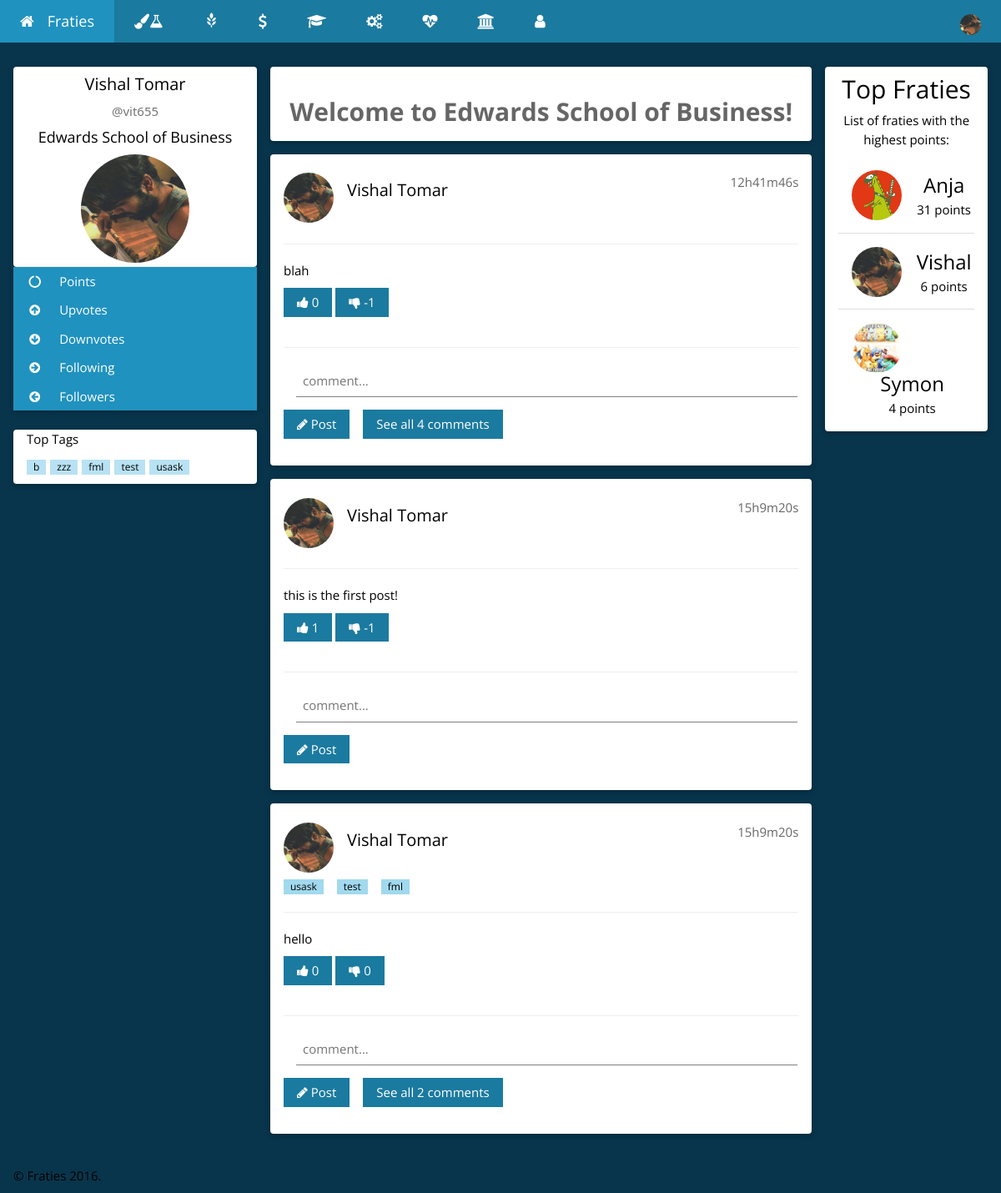
Screenshot of /ESB.php (signed in) with the database file from the repository.
### tables this page shows
CREATE TABLE `users` (
  `userID` int(254) UNSIGNED NOT NULL,
  `userNSID` varchar(100) NOT NULL,
  `userPassword` varchar(100) NOT NULL,
  `userFirstName` varchar(500) NOT NULL,
  `userLastName` varchar(500) NOT NULL,
  `userCollege` varchar(500) NOT NULL,
  `userImagePath` varchar(1000) NOT NULL,
  `userPoints` int(254) NOT NULL DEFAULT '0',
  `userUpvotes` int(254) NOT NULL DEFAULT '0',
  `userDownvotes` int(254) NOT NULL DEFAULT '0',
  `userActive` tinyint(1) NOT NULL DEFAULT '0',
  `userFollowers` int(11) NOT NULL DEFAULT '0',
  `userFollowing` int(10) UNSIGNED NOT NULL DEFAULT '0'
);

CREATE TABLE `posts` (
  `postID` int(254) UNSIGNED NOT NULL,
  `userNSID` varchar(100) NOT NULL,
  `userCollege` varchar(500) NOT NULL,
  `postText` varchar(150) NOT NULL,
  `postUpVotes` int(254) NOT NULL DEFAULT '0',
  `postDownVotes` int(254) NOT NULL DEFAULT '0',
  `postComments` int(254) NOT NULL DEFAULT '0',
  `postTime` timestamp NOT NULL DEFAULT CURRENT_TIMESTAMP ON UPDATE CURRENT_TIMESTAMP
);

CREATE TABLE `tags` (
  `tagID` int(254) UNSIGNED NOT NULL,
  `postID` int(254) UNSIGNED NOT NULL,
  `tagText` varchar(150) NOT NULL
);

### Login/Controller/userClass.php (called while the page is built, shortened)
<?php
    function displayUserDB(){
        $connection = connect();
        $query = "SELECT * ";
        $query .= "FROM `users` ";
        $query .= "ORDER BY userPoints DESC LIMIT 10";
        $result = mysqli_query($connection, $query);
        if (mysqli_num_rows($result) > 0) {
            return $result;
        } else {
            return false;
        }
    }
    function getFirstName($nsid){
        $connection = connect();
        $nsid = mysqli_real_escape_string($connection, $nsid);
        $query = "SELECT * ";
        $query .= "FROM `users` ";
        $query .= "WHERE `userNSID` = '$nsid' ";
        $result = mysqli_query($connection, $query);
        if (mysqli_num_rows($result) == 1) {
            while($row = mysqli_fetch_assoc($result)) {
                return $row["userFirstName"];
            }
        } else if(mysqli_num_rows($result) > 1){
            return false;
        } else {
            return false;
        }
    }
    function getLastName($nsid){
        $connection = connect();
        $nsid = mysqli_real_escape_string($connection, $nsid);
        $query = "SELECT * ";
        $query .= "FROM `users` ";
        $query .= "WHERE `userNSID` = '$nsid' ";
        $result = mysqli_query($connection, $query);
        if (mysqli_num_rows($result) == 1) {
            while($row = mysqli_fetch_assoc($result)) {
                return $row["userLastName"];
            }
        } else if(mysqli_num_rows($result) > 1){
            return false;
        } else {
            return false;
        }
    }
    function getImagePath($nsid){
        $connection = connect();
        $nsid = mysqli_real_escape_string($connection, $nsid);
        $query = "SELECT * ";
        $query .= "FROM `users` ";
        $query .= "WHERE `userNSID` = '$nsid' ";
        $result = mysqli_query($connection, $query);
        if (mysqli_num_rows($result) == 1) {
            while($row = mysqli_fetch_assoc($result)) {
                return $row["userImagePath"];
            }
        } else if(mysqli_num_rows($result) > 1){
            return false;
        } else {
            return false;
        }
    }
    function getCollege($nsid){
        $connection = connect();
        $nsid = mysqli_real_escape_string($connection, $nsid);
        $query = "SELECT * ";
        $query .= "FROM `users` ";
        $query .= "WHERE `userNSID` = '$nsid' ";
        $result = mysqli_query($connection, $query);
        if (mysqli_num_rows($result) == 1) {
            while($row = mysqli_fetch_assoc($result)) {
                return $row["userCollege"];
            }
        } else if(mysqli_num_rows($result) > 1){
            return false;
        } else {
            return false;
        }
    }
?>

### Post/Controller/postClass.php (called while the page is built, shortened)
<?php
    function displayPostsOfESB(){
        $connection = connect();
        $query = "SELECT * FROM `posts`";
        $query .= "WHERE `userCollege` = 'Edwards School of Business' ";
        $query .= "ORDER BY `postTime` DESC";
        $result = mysqli_query($connection, $query);
        if (mysqli_num_rows($result) > 0) {
            return $result;
        } else {
            return false;
        }
}
    function secondsToString($secs){
    $bit = array(
        'y' => $secs / 31556926 % 12,
        'w' => $secs / 604800 % 52,
        'd' => $secs / 86400 % 7,
        'h' => $secs / 3600 % 24,
        'm' => $secs / 60 % 60,
        's' => $secs % 60
        );
    foreach($bit as $k => $v)
        if($v > 0)$ret[] = $v . $k;
    return join('', $ret);
}
?>

### ESB.php (the view, shortened to what this page needs)
<?php
    require_once 'Login/Controller/userClass.php';
    require_once 'Post/Controller/postClass.php';
    require_once 'Post/Controller/postTag.php';
    $NSID = $_SESSION["userNSID"];
    if(getUserActiveStatus($NSID)==1){
        $FirstName = getFirstName($NSID);
        $LastName = getLastName($NSID);
        $ImagePath = getImagePath($NSID);
        $College = getCollege($NSID);
    } else {
        header('Location: index.php');
        exit;
    }
?>
<!DOCTYPE html>
<html>
<head>
   <link rel="stylesheet" href="https://maxcdn.bootstrapcdn.com/bootstrap/3.3.7/css/bootstrap.min.css">
    <link rel="stylesheet" href="CSS/homeTheme.css">
    <link rel="stylesheet" href="https://cdnjs.cloudflare.com/ajax/libs/font-awesome/4.6.3/css/font-awesome.min.css">
</head>
<body class="w3-theme-l5">
<div class="w3-top">
 <ul class="w3-navbar w3-theme-d5 w3-left-align w3-large">
  <li><a href="home.php" title="Go home!" class="w3-padding-large w3-theme-d4"><i class="fa fa-home w3-margin-right"></i>Fraties</a></li>
  <li class="w3-hide-small"><a href="Arts&Science.php" class="w3-padding-large w3-hover-white" title="Arts & Science"><i class="fa fa-paint-brush"></i><i class="fa fa-flask"></i></a></li>
  <li class="w3-hide-small"><a href="Agriculture.php" class="w3-padding-large w3-hover-white" title="Agriculture and Bioresources"><i class="glyphicon glyphicon-grain"></i></a></li>
<li class="w3-hide-small"><a href="ESB.php" class="w3-padding-large w3-hover-white" title="Edwards School of Business"><i class="fa fa-usd"></i></a></li>
<li class="w3-hide-small"><a href="Education.php" class="w3-padding-large w3-hover-white" title="Education"><i class="fa fa-graduation-cap"></i></a></li>
<li class="w3-hide-small"><a href="Engineering.php" class="w3-padding-large w3-hover-white" title="Engineering"><i class="fa fa-cogs"></i></a></li>
<li class="w3-hide-small"><a href="Kinesiology.php" class="w3-padding-large w3-hover-white" title="Kinesiology"><i class="fa fa-heartbeat"></i></a></li>
<li class="w3-hide-small"><a href="STM.php" class="w3-padding-large w3-hover-white" title="St. Thomas More"><i class="fa fa-university"></i></a></li>
<li class="w3-hide-small"><a href="following.php" class="w3-padding-large w3-hover-white" title="Users you follow"><i class="fa fa-user"></i></a></li>
  <li class="w3-dropdown-hover w3-hide-small w3-right">
      <div class="w3-padding-large w3-hover-white" title="My Account">
          <img src='<?php echo $ImagePath; ?>' class="w3-circle" style="height:25px;width:25px" alt="Avatar">
      </div>
  </li>
 </ul>
</div>
<div class="w3-container w3-content" style="max-width:1400px;margin-top:80px">
  <div class="w3-row">
    <div class="w3-col m3">
      <div class="w3-card-2 w3-round w3-white">
        <div class="w3-container">
         <h4 class="w3-center"><?php echo $FirstName." ".$LastName; ?></h4>
         <p class="w3-center w3-text-grey w3-slim">@<?php echo $NSID; ?></p>
         <h5 class="w3-center"><?php echo $College; ?></h5>
         <p class="w3-center"><img src='<?php echo $ImagePath; ?>' class="w3-circle" style="height:130px;width:130px" alt="Avatar"></p>
        </div>
      </div>
      <div class="w3-card-2 w3-round">
        <div class="w3-accordion w3-white">
          <button title="Your total points" onclick="myFunction('Demo1')" class="w3-btn-block w3-theme-d4 w3-left-align"><i class="fa fa-circle-o-notch fa-fw w3-margin-right"></i> Points</button>
          <button title="Upvotes recieved" onclick="myFunction('Demo2')" class="w3-btn-block w3-theme-d4 w3-left-align"><i class="fa fa-arrow-circle-up  fa-fw w3-margin-right"></i> Upvotes</button>
          <button title="Downvotes recieved" onclick="myFunction('Demo3')" class="w3-btn-block w3-theme-d4 w3-left-align"><i class="fa fa-arrow-circle-down  fa-fw w3-margin-right"></i> Downvotes</button>
        <button title="Following recieved" onclick="myFunction('Demo5')" class="w3-btn-block w3-theme-d4 w3-left-align"><i class="fa fa-arrow-circle-right fa-fw w3-margin-right"></i> Following</button>
          <button title="Followers recieved" onclick="myFunction('Demo6')" class="w3-btn-block w3-theme-d4 w3-left-align"><i class="fa fa-arrow-circle-left fa-fw w3-margin-right"></i> Followers</button>
        </div>
      </div>
      <br>
      <div class="w3-card-2 w3-round w3-white w3-hide-small">
        <div class="w3-container">
          <p>Top Tags</p>
          <p>
            <?php echo getTopTags(); ?>
          </p>
        </div>
      </div>
      <br>
    </div>
    <div class="w3-col m7">
      <div class="w3-row-padding">
        <div class="w3-col m12">
          <div class="w3-card-2 w3-round w3-white">
            <div class="w3-container w3-center w3-padding"><br>
            <label class="w3-opacity" style="font-size: 2em;">Welcome to Edwards School of Business!</label>
            </div>
          </div>
        </div>
      </div>
<?php
$result = displayPostsOfESB();
while($row = mysqli_fetch_assoc($result)) {
    $postID = $row["postID"];
    $postNsid = $row["userNSID"];
    $postText = $row["postText"];
    $postUpVotes = " ".$row["postUpVotes"];
    $postDownVotes = " ".$row["postDownVotes"];
    $postCommentCount = " ".$row["postComments"];
    $nowtime = date(time());
    $postTime = strtotime($row["postTime"]);
        echo "<div class='w3-container w3-card-2 w3-white w3-round w3-margin'><br>";
        echo "<img src='".getImagePath($postNsid)."' alt='Avatar' class='w3-left w3-circle w3-margin-right' style='width:60px; height:60px;'>";
        echo "<span class='w3-right w3-opacity'>".secondsToString($nowtime-$postTime)."</span>";
        echo "<h4>";
            echo "<a href=profile.php?nsid=".$postNsid.">".getFirstName($postNsid)." ".getLastName($postNsid)."</a>";
        echo "</h4><br>";
        echo "<p>";
          echo getTags($postID);
        echo "</p>";
        echo "<hr class='w3-clear'>";
        echo "<p>";
            echo $postText;
        echo "</p>";
            echo "<button type='submit' onclick='upVote(this)' value='".$postID."' class='upvote w3-btn w3-theme-d5 w3-margin-bottom'><i class='fa fa-thumbs-up'></i><span id='up".$postID."'>".$postUpVotes."</span></button> ";
            echo "<button type='submit' onclick='downVote(this)' value='".$postID."' class='downvote w3-btn w3-theme-d5 w3-margin-bottom'><i class='fa fa-thumbs-down'></i><span id='down".$postID."'>".$postDownVotes."</span></button> ";
            echo "<hr class='w3-clear'>";
            echo "<div class='w3-margin-right'><input id='comment".$postID."' placeholder='comment...' class='w3-input' name='comment' type='text' required></div>";
            echo "<button type='submit' onclick='comment(this)' value='".$postID."' class='w3-btn w3-theme-d5 w3-margin-bottom'><i class='fa fa-pencil'></i> Post</button>";
              echo "<button id='count".$postID."' onclick='commentList(this)' value='".$postID."' class='w3-btn w3-theme-d5 w3-margin-bottom w3-margin-left'".(($postCommentCount==0)?'style="display:none;"':'')."'>See all ".$postCommentCount." comments</button>";
        echo "</div>";
}
?>
    </div>
    <div class="w3-col m2">
      <div class="w3-card-2 w3-round w3-white w3-center">
        <div class="w3-container">
          <h2>Top Fraties</h2>
          <p>List of fraties with the highest points:</p>
          <ul class="w3-ul">
<?php
$leaders = displayUserDB();
while($row = mysqli_fetch_assoc($leaders)) {
    $imagePath = $row["userImagePath"];
    $points = $row["userPoints"];
    $name = $row["userFirstName"];
    $nsid = $row["userNSID"];
            echo "<li class='w3-padding-16'>";
              echo "<img src='{$imagePath}' class='w3-left w3-circle w3-margin-right' style='width:60px; height:60px;'>";
              echo "<span class='w3-xlarge'><a href='profile.php?nsid={$nsid}'>{$name}</a></span><br>";
              echo "<span>{$points} points</span>";
            echo "</li>";
}
?>
          </ul>
        </div>
      </div>
      <br>
    </div>
  </div>
</div>
<br>
<footer class="w3-container">
  <p>&copy; Fraties <?php echo date("Y");?>.</p>
</footer>
</body>
</html>

### Post/Controller/postTag.php (shortened to what this page needs)
<?php
    function getTags($postID) {
        $connection = connect();
        $postID = mysqli_real_escape_string($connection, $postID);
        $query = "SELECT * ";
        $query .= "FROM `tags` ";
        $query .= "WHERE `postID` = '$postID' ";
        $result = mysqli_query($connection, $query);
        if (mysqli_num_rows($result) > 0) {
            while($row = mysqli_fetch_assoc($result)) {
                $tags .= '<span class="w3-tag w3-small w3-theme-l1 w3-margin-right"><a href="tag.php?tag='.$row["tagText"].'">'.$row["tagText"].'</a></span>';
            }
            return $tags;
        } else {
            return false;
        }
    }
    function getTopTags() {
        $connection = connect();
        $query = "SELECT `tagText` ";
        $query .= "FROM `tags` ";
        $query .= "GROUP BY `tagText`";
        $query .= "ORDER BY COUNT(*) DESC LIMIT 10";
        $result = mysqli_query($connection, $query);
        if (mysqli_num_rows($result) > 0) {
            while($row = mysqli_fetch_assoc($result)) {
                $topTags .= '<span class="w3-tag w3-small w3-theme-l2" style="margin-right:5px;"><a href="tag.php?tag='.$row["tagText"].'">'.$row["tagText"].'</a></span>';
            }
            return $topTags;
        } else {
            return false;
        }
    }
?>

### ESB.php (style rules this page uses)
html,body,h1,h2,h3,h4,h5 { font-family: "Open Sans", sans-serif }

### rows the page displays
users: userImagePath (picture), userFirstName "Vishal", userLastName "Tomar", userCollege "Edwards School of Business", userPoints "6"
posts: userNSID.userImagePath (picture), secondsToString($nowtime-$postTime) "12h41m46s", userNSID.userFirstName "Vishal", userNSID.userLastName "Tomar", postText "blah", $postID 28 (drawn), postUpVotes "0", postDownVotes "-1", postComments "4"
posts: userNSID.userImagePath (picture), secondsToString($nowtime-$postTime) "15h9m20s", userNSID.userFirstName "Vishal", userNSID.userLastName "Tomar", postText "this is the first post!", $postID 18 (drawn), postUpVotes "1", postDownVotes "-1"
posts: userNSID.userImagePath (picture), secondsToString($nowtime-$postTime) "15h9m20s", userNSID.userFirstName "Vishal", userNSID.userLastName "Tomar", postText "hello", $postID 27 (drawn), postUpVotes "0", postDownVotes "0", postComments "2"
tags: tagText "usask"
tags: tagText "test"
tags: tagText "fml"
users: userImagePath (picture), userFirstName "Anja", userPoints "31"
users: userImagePath (picture), userFirstName "Symon", userPoints "4"

### other values shown
$NSID "vit655"
$row["tagText"] "b"
$row["tagText"] "zzz"
$row["tagText"] "fml"
$row["tagText"] "test"
$row["tagText"] "usask"
